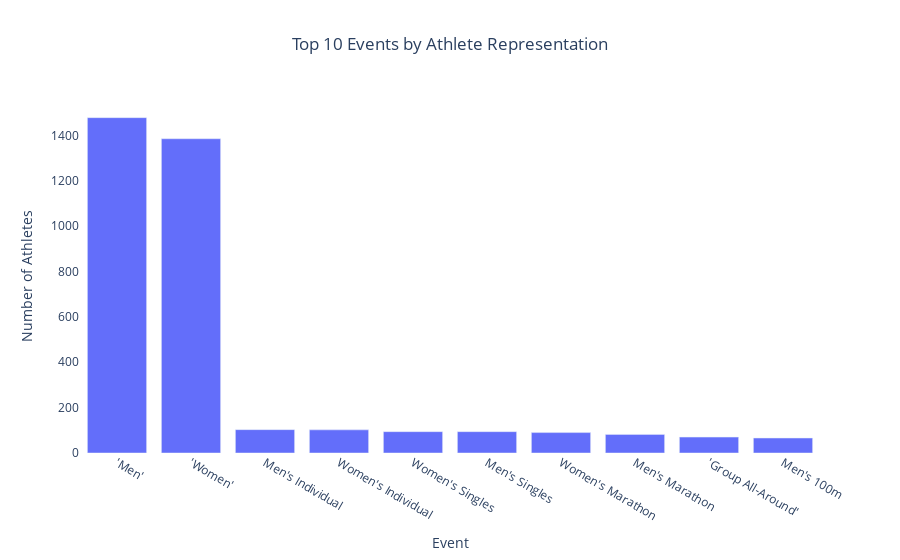

Here is the notebook cell this chart was saved with:
### Markdown cell above
**Athlete Representation by Events**

### Code cell
events_count = adf['events'].value_counts().head(10)

fig_events = px.bar(
    x=events_count.index, 
    y=events_count.values,
    title="Top 10 Events by Athlete Representation",
    labels={'x': 'Event', 'y': 'Number of Athletes'},
    color_discrete_sequence=["#636EFA"]
)
fig_events.update_layout(
    plot_bgcolor='white',
    title_x=0.5
)
fig_events.show()

### Figure 1 — Plotly figure (JSON) as saved in the notebook; plotly's stock layout.template omitted (floating-point values rounded to 4 significant figures)
{"data": [{"alignmentgroup": "True", "hovertemplate": "Event=%{x}<br>Number of Athletes=%{y}<extra></extra>", "legendgroup": "", "marker": {"color": "#636EFA", "pattern": {"shape": ""}}, "name": "", "offsetgroup": "", "orientation": "v", "showlegend": false, "textposition": "auto", "type": "bar", "x": ["'Men'", "'Women'", "Men's Individual", "Women's Individual", "Women's Singles", "Men's Singles", "Women's Marathon", "Men's Marathon", "'Group All-Around'", "Men's 100m"], "xaxis": "x", "y": [1478, 1385, 103, 102, 94, 94, 90, 82, 70, 66], "yaxis": "y"}], "layout": {"barmode": "relative", "legend": {"tracegroupgap": 0}, "plot_bgcolor": "white", "title": {"text": "Top 10 Events by Athlete Representation", "x": 0.5}, "xaxis": {"anchor": "y", "domain": [0, 1], "title": {"text": "Event"}}, "yaxis": {"anchor": "x", "domain": [0, 1], "title": {"text": "Number of Athletes"}}}}
